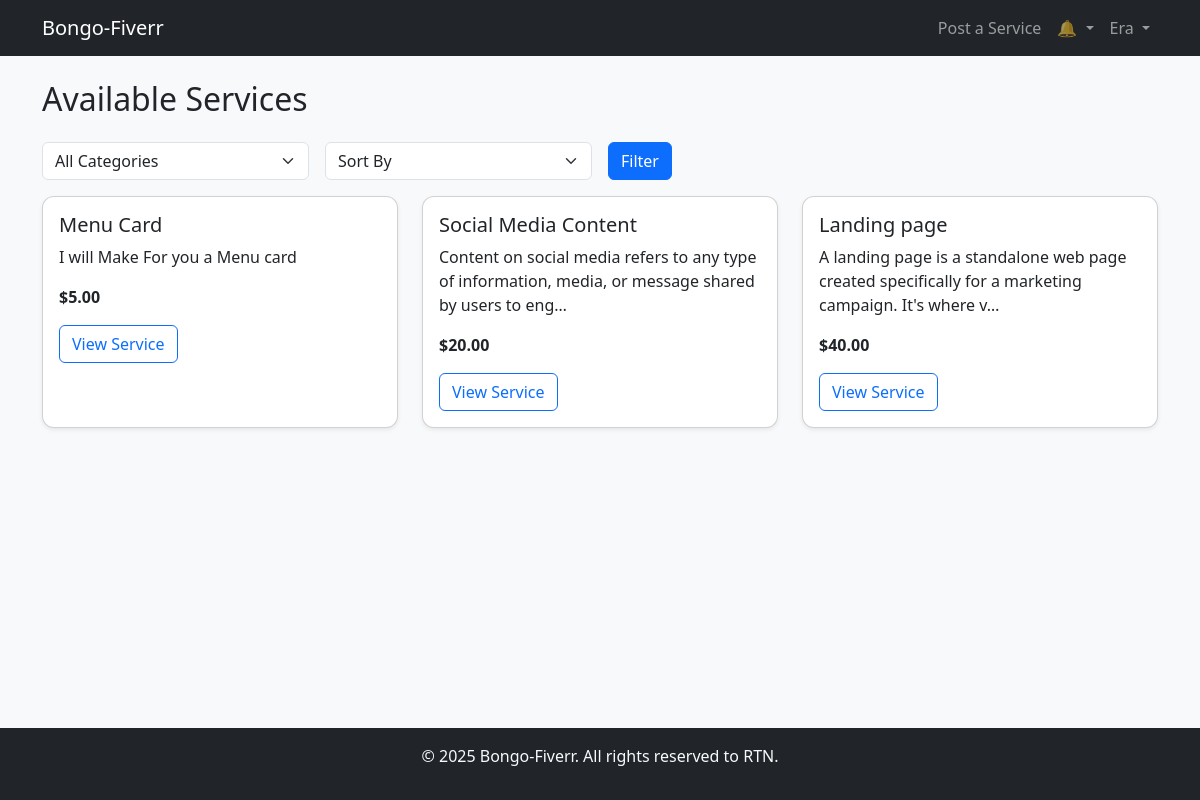
Screenshot of / (signed in) with the database file from the repository.
### users/models.py (models this page shows, shortened)
class User(AbstractUser):
    ROLE_CHOICES = (
        ('buyer', 'Buyer'),
        ('seller', 'Seller'),
    )
    role = models.CharField(max_length=10, choices=ROLE_CHOICES)
    is_verified = models.BooleanField(default=True)  # simplify for demo (enable email later)
    profile_image = models.ImageField(upload_to='profile_pics/', default='default.jpg')
    about_me = models.TextField(blank=True, null=True)

### services/models.py (models this page shows, shortened)
class Service(models.Model):
    CATEGORY_CHOICES = [
        ('graphic_design', 'Graphic Design'),
        ('writing', 'Writing'),
        ('programming', 'Programming'),
    ]
    seller = models.ForeignKey(User, on_delete=models.CASCADE, limit_choices_to={'role':'seller'})
    title = models.CharField(max_length=100)
    description = models.TextField()
    price = models.DecimalField(max_digits=10, decimal_places=2)
    category = models.CharField(max_length=50, choices=CATEGORY_CHOICES)
    delivery_time = models.IntegerField(help_text='Delivery time in days')
    created_at = models.DateTimeField(auto_now_add=True)

### services/views.py (the view)
# urls.py: path("", service_list, name="home"),
def service_list(request):
    services = Service.objects.all()
    category = request.GET.get('category')
    sort = request.GET.get('sort')
    if category:
        services = services.filter(category=category)
    if sort == 'price_asc':
        services = services.order_by('price')
    elif sort == 'price_desc':
        services = services.order_by('-price')
    context = {'services': services, 'categories': Service.CATEGORY_CHOICES}
    return render(request, 'services/service_list.html', context)

### notifications/context_processors.py (called while the page is built)
def notifications(request):
    if request.user.is_authenticated:
        unread_count = Notification.objects.filter(user=request.user, is_read=False).count()
        latest_notifications = Notification.objects.filter(user=request.user).order_by('-created_at')[:5]
        return {
            'unread_count': unread_count,
            'latest_notifications': latest_notifications
        }
    return {}

### templates/services/service_list.html (shortened to what this page needs)
{% extends 'base.html' %}
{% block content %}
<h2 class="mb-4">Available Services</h2>
<form method="get" class="row g-3 mb-3">
  <div class="col-md-3">
    <select name="category" class="form-select">
      <option value="">All Categories</option>
    </select>
  </div>
  <div class="col-md-3">
    <select name="sort" class="form-select">
      <option value="">Sort By</option>
    </select>
  </div>
  <div class="col-md-3">
    <button class="btn btn-primary">Filter</button>
  </div>
</form>
<div class="row">
  {% for service in services %}
  <div class="col-md-4 mb-4">
    <div class="card h-100 shadow-sm">
      <div class="card-body">
        <h5 class="card-title">{{ service.title }}</h5>
        <p class="card-text">{{ service.description|truncatechars:100 }}</p>
        <p class="card-text"><strong>${{ service.price }}</strong></p>
        <a href="{% url 'service_detail' service.id %}" class="btn btn-outline-primary">View Service</a>
      </div>
    </div>
  </div>
  {% empty %}
    <p>No services found.</p>
  {% endfor %}
</div>
{% endblock %}

### templates/components/navbar.html (shortened to what this page needs)
<nav class="navbar navbar-expand-lg navbar-dark bg-dark">
  <div class="container">
    <a class="navbar-brand" href="{% url 'home' %}">Bongo-Fiverr</a>
    <div class="collapse navbar-collapse" id="navbarNavDropdown">
      <ul class="navbar-nav ms-auto">
        {% if user.is_authenticated %}
        {% if user.role == 'seller' %}
        <li class="nav-item">
          <a class="nav-link" href="{% url 'service_create' %}">Post a Service</a>
        </li>
        {% endif %}
        <li class="nav-item dropdown">
          <a class="nav-link dropdown-toggle position-relative" href="#" id="notificationsDropdown" role="button"
            data-bs-toggle="dropdown">
            🔔
          </a>
        </li>
        <li class="nav-item dropdown">
          <a class="nav-link dropdown-toggle" href="#" id="profileDropdown" role="button" data-bs-toggle="dropdown">
            {{ user.username }}
          </a>
        </li>
        {% else %}
        <li class="nav-item"><a class="nav-link" href="{% url 'login' %}">Login</a></li>
        <li class="nav-item"><a class="nav-link" href="{% url 'register' %}">Register</a></li>
        {% endif %}
      </ul>
    </div>
  </div>
</nav>

### static/css/style.css (style rules this page uses)
body { background-color: #f8f9fa; }
.card { border-radius: 0.75rem; }

### templates/base.html (style rules this page uses)
html, body { height: 100%; }
body { display: flex; flex-direction: column; }

### rows the page displays
User: username "Era"
Service: title "Menu Card", description "I will Make For you a Menu card", price "5.00"
Service: title "Social Media Content", description "Content on social media refers to any type of information, media, or message shared by users to eng…", price "20.00"
Service: title "Landing page", description "A landing page is a standalone web page created specifically for a marketing campaign. It's where v…", price "40.00"
